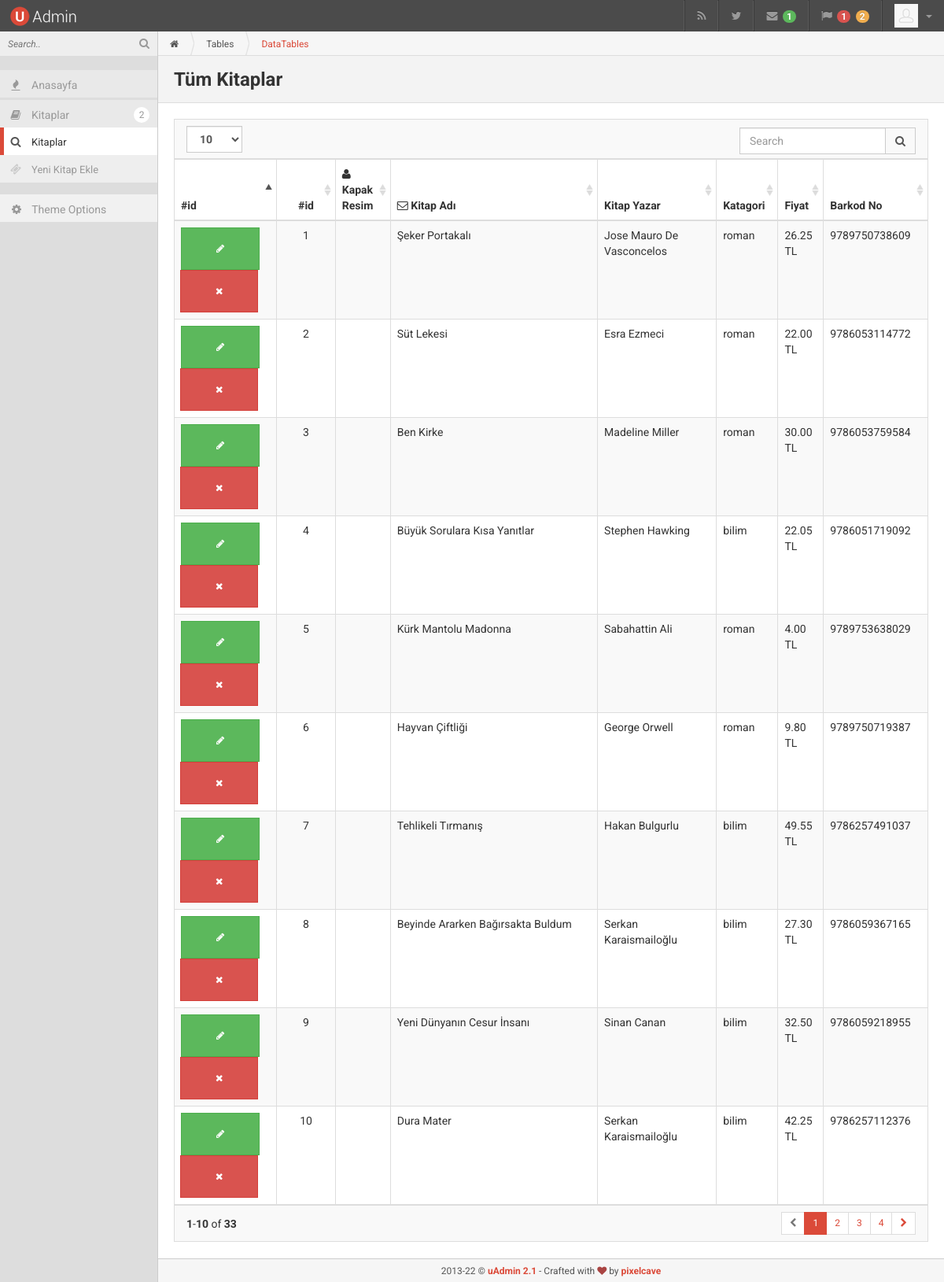
The app's page /admin/kitap.php (signed in) with its own data.
### tables this page shows
CREATE TABLE `kitap` (
  `id` int(11) NOT NULL,
  `kitap_adi` varchar(150) DEFAULT NULL,
  `kitap_turu` varchar(50) NOT NULL,
  `yazar` varchar(50) NOT NULL,
  `sayfa` int(50) NOT NULL,
  `yili` varchar(50) NOT NULL,
  `dili` varchar(20) NOT NULL,
  `fiyat` decimal(5,2) NOT NULL,
  `aciklama` varchar(1600) NOT NULL,
  `barkod` bigint(20) NOT NULL,
  `kapak_foto` varchar(500) NOT NULL
);

### admin/kitap.php (the view, shortened to what this page needs)
<?php include 'inc/top.php';  ?>
<?php include 'inc/nav.php';  ?>
<?php
try {
      $db = new PDO("mysql:host=localhost;dbname=odev_db", "root", "");
} catch ( PDOException $e ){
     print $e->getMessage();
}
$db->query("SET CHARACTER SET utf8");
?>
<div id="page-content">
    <ul id="nav-info" class="clearfix">
        <li><a href="index.php"><i class="fa fa-home"></i></a></li>
        <li><a href="javascript:void(0)">Tables</a></li>
        <li class="active"><a href="">DataTables</a></li>
    </ul>
    <h3 class="page-header page-header-top">Tüm Kitaplar</h3>
    <table id="example-datatables" class="table table-striped table-bordered table-hover">
        <thead>
            <tr>
                <th class="cell-small">#id</th>
                <th class="cell-small text-center hidden-xs hidden-sm">#id</th>
                <th><i class="fa fa-user"></i> Kapak Resim</th>
                <th class="hidden-xs hidden-sm hidden-md"><i class="fa fa-envelope-o"></i> Kitap Adı</th>
                <th><i ></i> Kitap Yazar</th>
                <th><i ></i> Katagori</th>
				<th><i ></i> Fiyat</th>
				<th><i ></i> Barkod No</th>
            </tr>
        </thead>
        <tbody>
            <?php
$query = $db->query("SELECT * FROM kitap", PDO::FETCH_ASSOC);
if ( $query->rowCount() ){
     foreach( $query as $row ){
 ?>
            <tr>
                <td class="text-center">
                    <div class="btn-group">
                        <a href="kitapduzenle.php?id=<?php echo $row['id']; ?>" data-toggle="tooltip" title="Edit" class="btn btn-xs btn-success"><i class="fa fa-pencil"></i></a>
                        <a href="kitap.php?id=<?php echo $row['id']; ?>" data-toggle="tooltip" title="Delete" class="btn btn-xs btn-danger"><i class="fa fa-times"></i></a>
                    </div>
                </td>
                <td class="text-center hidden-xs hidden-sm"><?php echo $row['id']; ?></td>
                <td> <img style="height:100px;"src="<?php echo $row['kapak_foto']; ?>" alt=""></td>
                <td class="hidden-xs hidden-sm hidden-md"><?php echo $row['kitap_adi']; ?></td>
                <td><?php echo $row['yazar']; ?></td>
				<td><?php echo $row['kitap_turu']; ?></td>
				<td><?php echo $row['fiyat']; ?> TL</td>
                <td><?php echo $row['barkod']; ?></td>
            </tr>
            <?php   }
}
?>
        </tbody>
    </table>
</div>
<?php include 'inc/footer.php';  ?>
<?php include 'inc/bottom.php';  ?>

### admin/css/main.css (style rules this page uses)
body { background-color: #f9f9f9; color: #333; font-family: Roboto, "Helvetica Neue", Helvetica, Arial, sans-serif; }
#page-content { margin: 0 0 0 200px; padding: 20px; background-color: #fff; border-left: 1px solid #ccc; min-height: 1200px; }
#nav-info { list-style: none; margin: -20px -20px 20px; padding: 0; border-bottom: 1px solid #ddd; background-color: #f6f6f6; }
#nav-info > li:first-child { background: none; padding: 0 15px; }
#nav-info > li { float: left; padding: 0 15px 0 20px; height: 30px; line-height: 32px; color: #999; font-size: 12px; background-image: url('../img/template/nav_info_seperator.png'); background-position: top left; background-repeat: no-repeat; background-size: 5px 30px; }
#nav-info > li > a { color: #555; }
#nav-info > li.active { color: #555; }
#nav-info > li.active a { color: #db4a39; }
.page-header { margin: 20px -20px; padding: 10px 20px 9px; background-color: #f3f3f3; border-top: 1px solid #ddd; border-bottom: 1px solid #ddd; }
.page-header-top { margin: -20px -20px 20px; border-top: none; }
h1, h2, h3, h4, h5, h6 { font-family: Roboto, "Helvetica Neue", Helvetica, Arial, sans-serif; font-weight: bold; line-height: 20px; }
h1, h2, h3 { line-height: 40px; }
.text-center { text-align: center !important; }
.cell-small { width: 85px; }
table.table thead .sorting, table.table thead .sorting_asc, table.table thead .sorting_desc, table.table thead .sorting_asc_disabled, table.table thead .sorting_desc_disabled { cursor: pointer; *cursor: hand; }
.table thead .sorting, .table thead .sorting_asc, .table thead .sorting_desc, .table thead .sorting_asc_disabled, .table thead .sorting_desc_disabled { background-position: center right; background-repeat: no-repeat; background-size: 19px 19px; }
.table thead .sorting { background-image: url('../img/jquery.datatables/sort_both.png'); }
.table thead .sorting_asc { background-image: url('../img/jquery.datatables/sort_asc.png'); }
.dataTable { clear: both; margin-bottom: 0 !important; max-width: none !important; }
.navbar, .pager li > a, .pager li > span, .nav-tabs > li > a, .nav-pills > li > a, .label, .well, .alert, .modal-content, .progress, .popover, .thumbnail, .dropdown-menu, .table-bordered, .table-bordered th, .table-bordered td, .input-group-addon, .btn, .tooltip-inner, .form-control, .pagination > li:first-child > a, .pagination > li:first-child > span, .pagination > li:last-child > a, .pagination > li:last-child > span, .popover-title, .panel, .list-group-item:first-child, .list-group-item:last-child { -webkit-border-radius: 0 !important; -moz-border-radius: 0 !important; border-radius: 0 !important; }

### records on screen
kitap: id "1", kitap_adi "Şeker Portakalı", yazar "Jose Mauro De Vasconcelos", kitap_turu "roman", fiyat "26.25", barkod "9789750738609"
kitap: id "2", kitap_adi "Süt Lekesi", yazar "Esra Ezmeci", kitap_turu "roman", fiyat "22.00", barkod "9786053114772"
kitap: id "3", kitap_adi "Ben Kirke", yazar "Madeline Miller", kitap_turu "roman", fiyat "30.00", barkod "9786053759584"
kitap: id "4", kitap_adi "Büyük Sorulara Kısa Yanıtlar", yazar "Stephen Hawking", kitap_turu "bilim", fiyat "22.05", barkod "9786051719092"
kitap: id "5", kitap_adi "Kürk Mantolu Madonna", yazar "Sabahattin Ali", kitap_turu "roman", fiyat "4.00", barkod "9789753638029"
kitap: id "6", kitap_adi "Hayvan Çiftliği", yazar "George Orwell", kitap_turu "roman", fiyat "9.80", barkod "9789750719387"
kitap: id "7", kitap_adi "Tehlikeli Tırmanış", yazar "Hakan Bulgurlu", kitap_turu "bilim", fiyat "49.55", barkod "9786257491037"
kitap: id "8", kitap_adi "Beyinde Ararken Bağırsakta Buldum", yazar "Serkan Karaismailoğlu", kitap_turu "bilim", fiyat "27.30", barkod "9786059367165"
kitap: id "9", kitap_adi "Yeni Dünyanın Cesur İnsanı", yazar "Sinan Canan", kitap_turu "bilim", fiyat "32.50", barkod "9786059218955"
kitap: id "10", kitap_adi "Dura Mater", yazar "Serkan Karaismailoğlu", kitap_turu "bilim", fiyat "42.25", barkod "9786257112376"

### other values on screen
$link['name'] "Anasayfa"
$link['name'] "Kitaplar"
$sub_link['name'] "Kitaplar"
$sub_link['name'] "Yeni Kitap Ekle"
$template['name'] "uAdmin"
$template['version'] "2.1"
